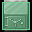

This is a level from a 2D game, rendered from its Tiled map with the project's own tilesets. A one-line summary and the map file follow, with tile-layer data summarised:
An orthogonal 1x1 tile map with 32x32 px tiles, 2 tile layers (dynamics, collision), 1 hidden layer not drawn, 6 tilesets.

<map version="1.0" orientation="orthogonal" width="1" height="1" tilewidth="32" tileheight="32">
 <tileset firstgid="1" name="furniture-modern" tilewidth="32" tileheight="32">
  <image source="../maps/graphics/tiles/furniture-modern.png" width="512" height="512" />
 </tileset>
 <tileset firstgid="257" name="furniture-placement" tilewidth="32" tileheight="32">
  <image source="../maps/graphics/tiles/furniture-placement.png" width="64" height="64" />
  <tile id="2">
   <properties>
    <property name="constraint" value="ground" />
   </properties>
  </tile>
  <tile id="3">
   <properties>
    <property name="constraint" value="wall" />
   </properties>
  </tile>
 </tileset>
 <tileset firstgid="261" name="collision" tilewidth="32" tileheight="32">
  <image source="../maps/graphics/tiles/collision.png" width="64" height="64" />
  <tile id="0">
   <properties>
    <property name="collision" value="short" />
   </properties>
  </tile>
  <tile id="2">
   <properties>
    <property name="transient" value="" />
   </properties>
  </tile>
 </tileset>
 <tileset firstgid="265" name="furniture-lab" tilewidth="32" tileheight="32">
  <image source="../maps/graphics/tiles/furniture-lab.png" width="512" height="512" />
 </tileset>
 <tileset firstgid="521" name="future-obj3" tilewidth="32" tileheight="32">
  <image source="../image-atlases/future-obj3.png" width="512" height="512" />
 </tileset>
 <tileset firstgid="777" name="future-obj4" tilewidth="32" tileheight="32">
  <image source="../image-atlases/future-obj4.png" width="512" height="512" />
 </tileset>
 <layer name="dynamics" width="1" height="1">
  <properties>
   <property name="category" value="low" />
  </properties>
  <data>[1 cells, 1 non-empty, 1 distinct tile ids]</data>
 </layer>
 <layer name="constraints" width="1" height="1" visible="0">
  <data>[1 cells, 1 non-empty, 1 distinct tile ids]</data>
 </layer>
 <layer name="collision" width="1" height="1">
  <data>[1 cells, 1 non-empty, 1 distinct tile ids]</data>
 </layer>
</map>
